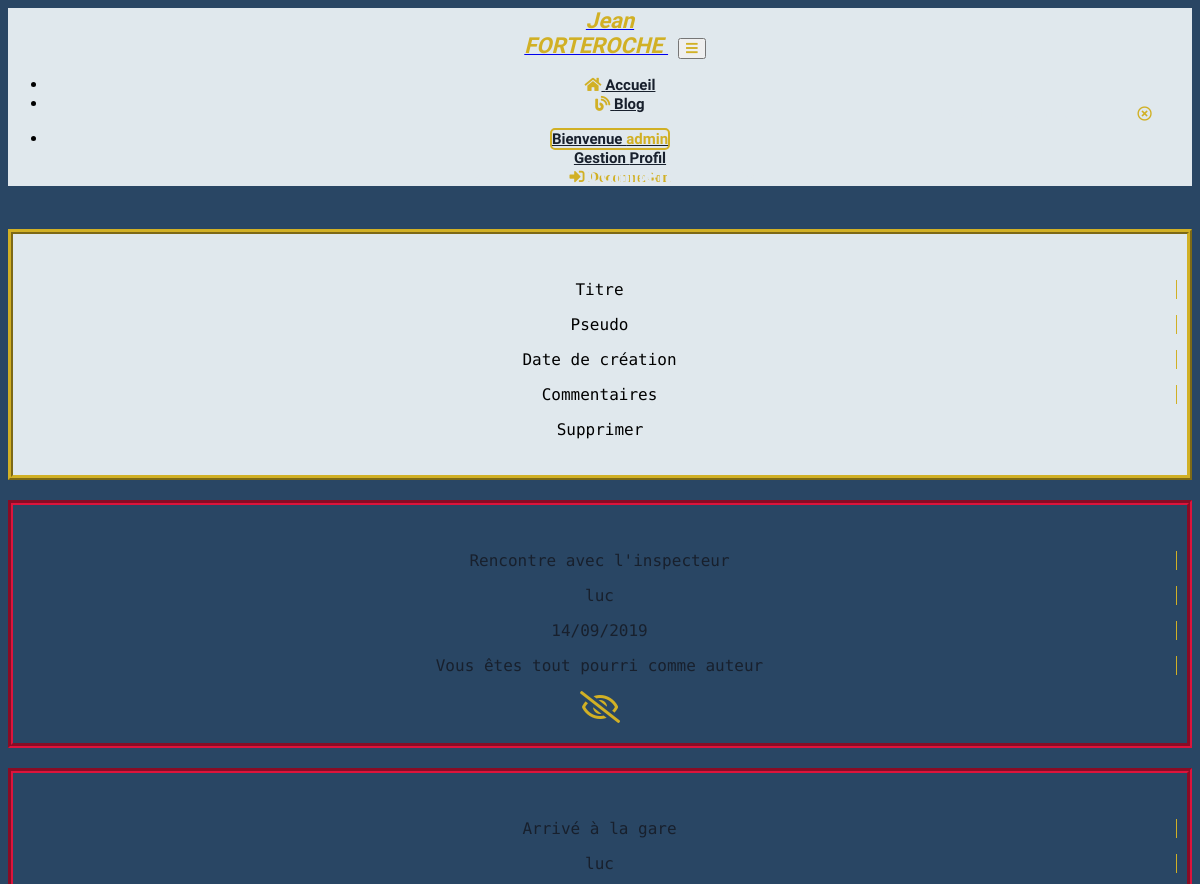
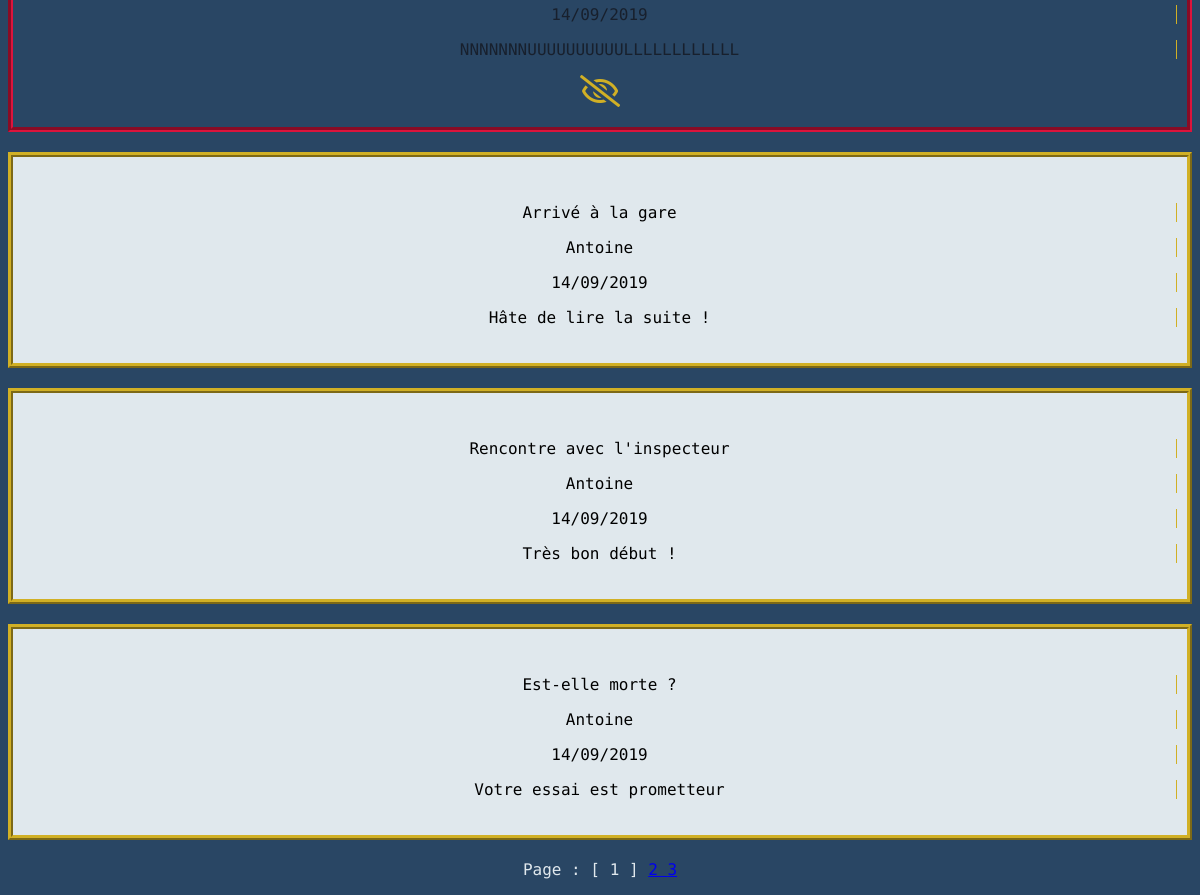
/index.php?action=listCommentsAdmin (signed in), run on the app's committed database (2 pictures, top to bottom).
### tables this page shows
CREATE TABLE `comments` (
  `id` int(11) NOT NULL,
  `id_user` int(11) NOT NULL,
  `date_creation` datetime NOT NULL,
  `content` text NOT NULL,
  `id_post` int(11) NOT NULL,
  `alert` varchar(100) NOT NULL DEFAULT '0'
);

CREATE TABLE `post` (
  `id` int(11) NOT NULL,
  `date_creation` datetime NOT NULL,
  `id_author` int(11) NOT NULL,
  `title` varchar(255) NOT NULL,
  `content` text NOT NULL
);

CREATE TABLE `user` (
  `id` int(11) NOT NULL,
  `date_inscription` datetime NOT NULL,
  `pseudo` varchar(100) NOT NULL,
  `pass` text NOT NULL,
  `email` varchar(100) NOT NULL,
  `statut` varchar(100) NOT NULL DEFAULT 'user'
);

### controller/BackEndController.php (called while the page is built, shortened)
<?php
require("model/BackEndManager.php");
class BackEndController
{
    public function listCommentsAdmin()
    {
        $req = new BackEndManager;
        $messagesParPage = 5;
        $total = $req->totalComment();
        $nombreDePages = ceil($total / $messagesParPage);
        if (isset($_GET['page'])) {
            $pageActuelle = intval($_GET['page']);
            if ($pageActuelle > $nombreDePages) {
                $pageActuelle = $nombreDePages;
            }
        } else {
            $pageActuelle = 1;
        }
        $premiereEntree = ($pageActuelle - 1) * $messagesParPage;
        $pseudoCommentAdmin = $req->getCommentsAdmin($premiereEntree, $messagesParPage);
        require("view/backend/comment/listCommentsAdmin.php");
    }
}

### model/BackEndManager.php (called while the page is built, shortened)
<?php
class BackEndManager extends Manager
{
    public function getCommentsAdmin($premiereEntree, $messagesParPage)
    {
        $bdd = $this->dbConnect();
        $pseudoCommentAdmin = $bdd->query(
            'SELECT pseudo, title, comments.id, id_user, DATE_FORMAT(comments.date_creation, "%d/%m/%Y") AS creation_date_fr, comments.content, id_post, alert
        FROM comments
        INNER JOIN user ON user.id = comments.id_user
        INNER JOIN post ON post.id = comments.id_post
        ORDER BY alert DESC
        LIMIT ' . $premiereEntree . ', ' . $messagesParPage . ''
        );
        return $pseudoCommentAdmin;
    }
    public function totalComment()
    {
        $bdd = $this->dbConnect();
        $retour_total = $bdd->query('SELECT COUNT(*) AS total FROM comments');
        $donnees_total = $retour_total->fetch();
        $total = $donnees_total['total'];
        return $total;
    }
}

### view/backend/comment/listCommentsAdmin.php (the view, shortened to what this page needs)
<?php include("./view/includes/navigation.php"); ?>
<p class="comeBack"> Revenir à l'écran de gestion <a href="index.php?action=comeBackProfilAdmin"><i class="far fa-times-circle fa-lg"></i> </a> </p>
<section class="col-md-12" id="interfaceAdmin" id="test">
    <h2> Liste des commentaires </h2>
    <article id="gestionArticle">
        <div class="row" id="ligneArticle">
            <div class="col-md-2 effetArticle">
                <p> Titre </p>
            </div>
            <div class="col-md-2 effetArticle">
                <p> Pseudo </p>
            </div>
            <div class="col-md-2 effetArticle">
                <p> Date de création </p>
            </div>
            <div class="col-md-5 effetArticle">
                <p> Commentaires </p>
            </div>
            <div class="col-md-1">
                <p> Supprimer </p>
            </div>
        </div>
    </article>
    <?php
    while ($comments = $pseudoCommentAdmin->fetch()) {
        if ($comments['alert'] ==  1) {  ?>
            <article class="signalComments" id="signalComments">
                <div class="row" id="ligneArticle">
                    <div class="col-md-2 effetArticle">
                        <p> <?= htmlspecialchars($comments['title']); ?> </p>
                    </div>
                    <div class="col-md-2 effetArticle">
                        <p> <?= htmlspecialchars($comments['pseudo']); ?> </p>
                    </div>
                    <div class="col-md-2 effetArticle">
                        <p> <?= htmlspecialchars($comments['creation_date_fr']); ?> </p>
                    </div>
                    <div class="col-md-5 effetArticle text-justify">
                        <p> <?= htmlspecialchars($comments['content']); ?></p>
                    </div>
                    <div class="col-md-1">
                        <a href="index.php?action=deleteComments&amp;id=<?= $comments["id"] ?>"><i class=" far fa-eye-slash fa-2x effetIcone"></i> </a>
                    </div>
                </div>
            </article>
        <?php } else { ?>
            <article id="gestionArticle">
                <div class="row" id="ligneArticle">
                    <div class="col-md-2  effetArticle">
                        <p> <?= htmlspecialchars($comments['title']); ?> </p>
                    </div>
                    <div class="col-md-2 effetArticle">
                        <p> <?= htmlspecialchars($comments['pseudo']); ?> </p>
                    </div>
                    <div class="col-md-2 effetArticle">
                        <p> <?= htmlspecialchars($comments['creation_date_fr']); ?> </p>
                    </div>
                    <div class="col-md-5 effetArticle text-justify">
                        <p> <?= htmlspecialchars($comments['content']); ?></p>
                    </div>
                </div>
            </article>
    <?php }
    } ?>
    <div class="row pagination">
        <div class="col-lg-12 text-center">
            <p> Page :
                <?php for ($i = 1; $i <= $nombreDePages; $i++)
                {
                    if ($i == $pageActuelle)
                    { ?>
                        [ <?= $i ?> ]
                    <?php } else
                        { ?>
                        <a href="index.php?action=listCommentsAdmin&page=<?= $i ?>"> <span class="crochet"> <?= $i ?> </span></a>
                <?php }
                } ?>
            </p>
        </div>
    </div>
</section>
<?php require("./view/includes/template.php"); ?>

### assets/css/style.css (style rules this page uses)
body { font-family: 'Source Code Pro'; background-color: #294664; }
.fas, .far, .fab { color: #d1b025; }
#interfaceAdmin { text-align: center; }
#interfaceAdmin h2 { margin: 40px auto; color: #e0e8ed; }
.comeBack { text-align: right; margin: 10px 40px 0 0; font-size: 11px; color: #e0e8ed; }
#ligneArticle { padding: 30px 10px 20px 10px; }
#gestionArticle { border: 5px ridge #d1b025; background-color: #e0e8ed; margin: 20px auto; }
#signalComments { border: 5px groove rgba(220, 20, 60); color: #18202d; margin: 20px auto; }
.effetArticle { border-right: 1px solid #d1b025; }
.pagination { color: #e0e8ed; }

### data on the page
comments: id_post.title "Rencontre avec l'inspecteur", id_user.pseudo "luc", creation_date_fr "14/09/2019", content "Vous êtes tout pourri comme auteur"
comments: id_post.title "Arrivé à la gare", id_user.pseudo "luc", creation_date_fr "14/09/2019", content "NNNNNNNUUUUUUUUUULLLLLLLLLLLL"
comments: id_post.title "Arrivé à la gare", id_user.pseudo "Antoine", creation_date_fr "14/09/2019", content "Hâte de lire la suite !"
comments: id_post.title "Rencontre avec l'inspecteur", id_user.pseudo "Antoine", creation_date_fr "14/09/2019", content "Très bon début !"
comments: id_post.title "Est-elle morte ?", id_user.pseudo "Antoine", creation_date_fr "14/09/2019", content "Votre essai est prometteur"

### other printed values
$_SESSION['pseudo'] "admin"
